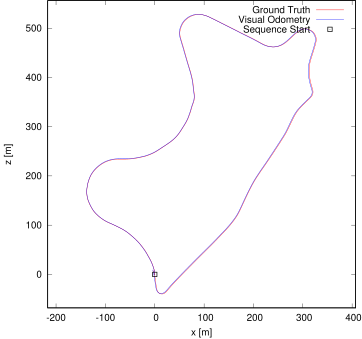

Write the gnuplot code that produced this figure.
set term postscript eps enhanced color
set output "09.eps"
set size ratio -1
set xrange [-217:407]
set yrange [-68:556]
set xlabel "x [m]"
set ylabel "z [m]"
plot "09.txt" using 1:2 lc rgb "#FF0000" title 'Ground Truth' w lines,"09.txt" using 3:4 lc rgb "#0000FF" title 'Visual Odometry' w lines,"< head -1 09.txt" using 1:2 lc rgb "#000000" pt 4 ps 1 lw 2 title 'Sequence Start' w points
